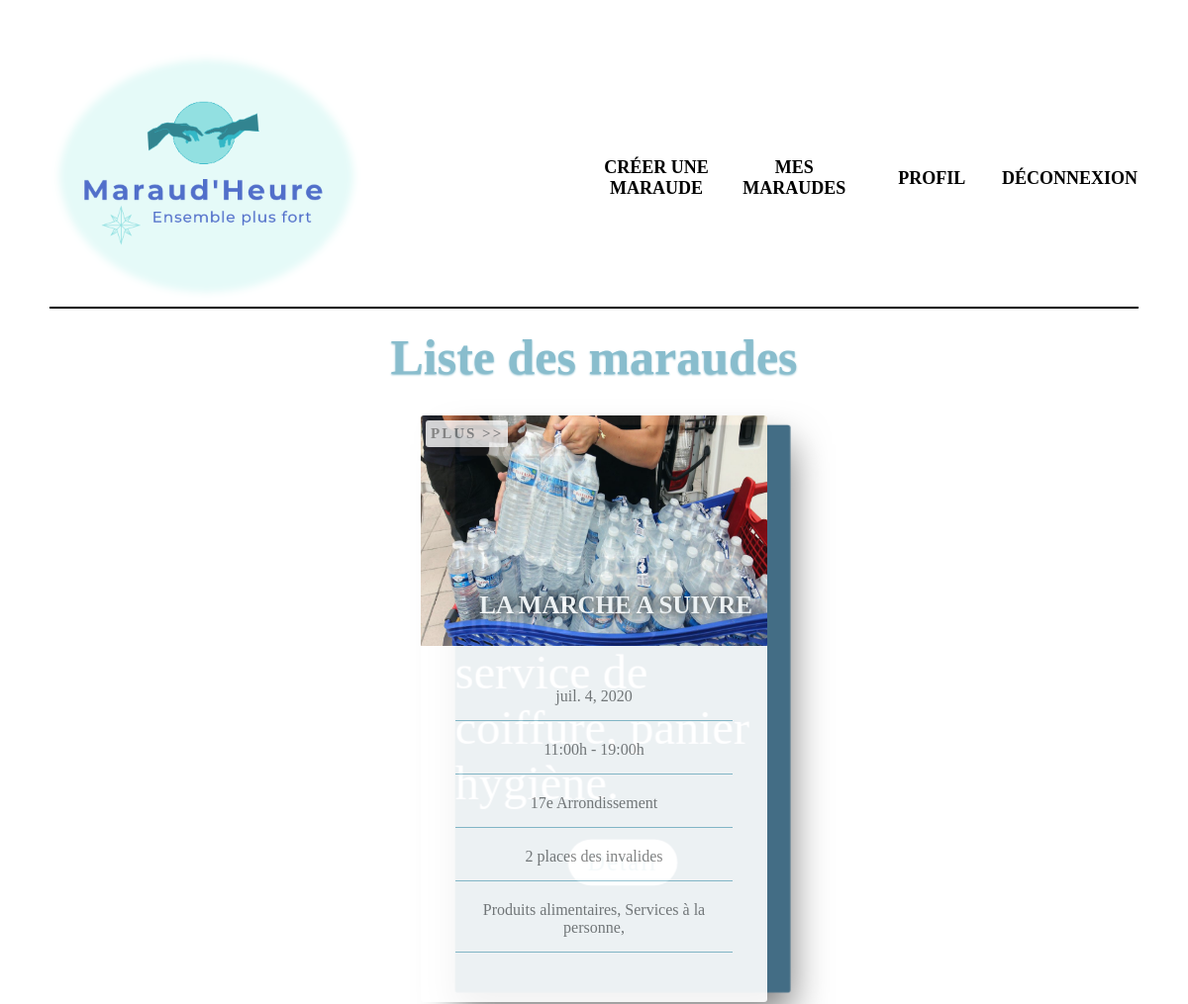
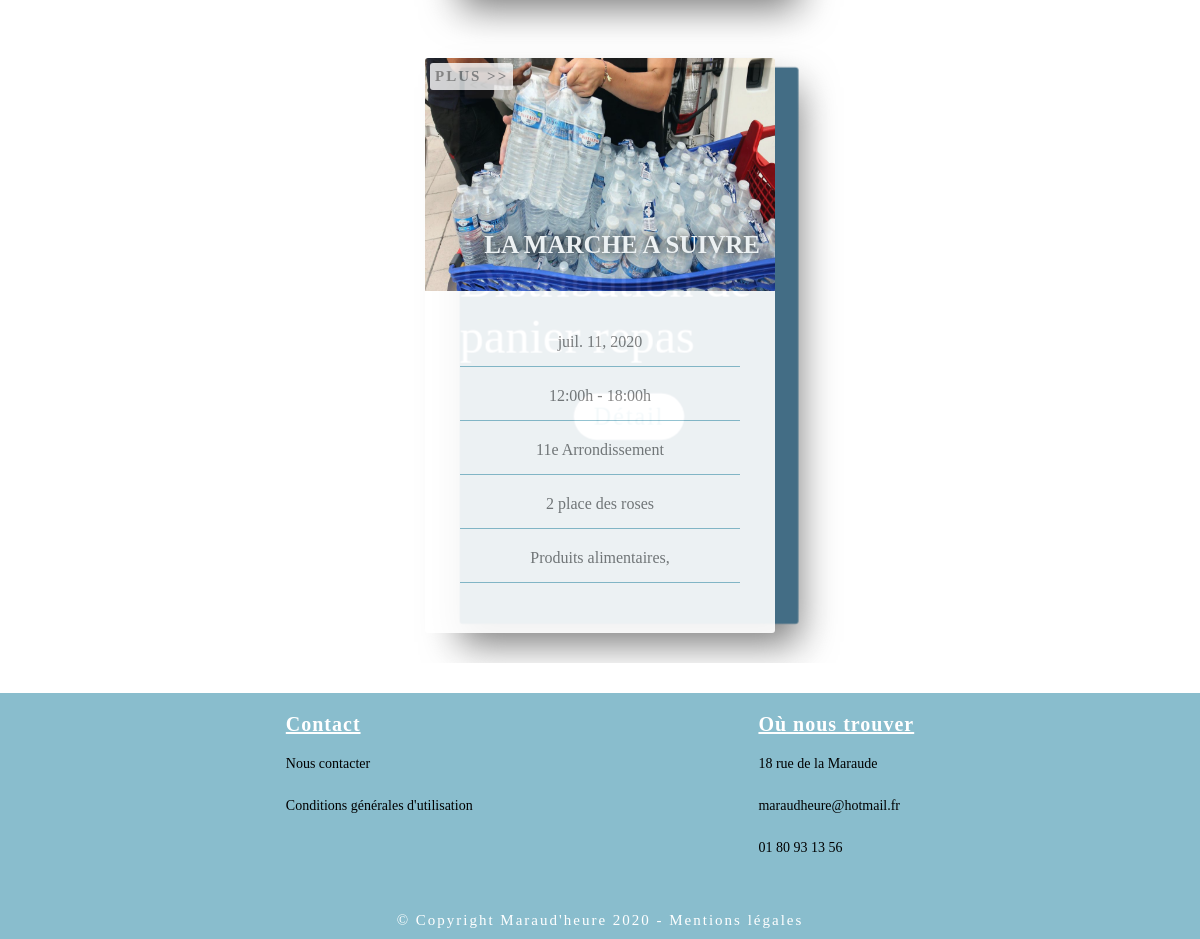
/maraudes/mes_maraudes/64/ (signed in), run on the app's committed database (2 pictures, top to bottom).
### maraude/models.py (models this page shows, shortened)
class Maraude(models.Model):
    date = models.DateField(
        verbose_name = 'Date de maraude',
        )
    description = models.CharField(
        max_length= 2000,
        blank=True,
        null=True
    )
    heure_debut = models.CharField(
        max_length= 7,
        blank=True,
        null=True
    )
    heure_fin = models.CharField(
        max_length= 7,
        blank=True,
        null=True
    )
    adresse = models.CharField(
        max_length= 2000,
        blank=True,
        null=True
    )
    association =  models.ForeignKey(Association,default = "",on_delete=models.CASCADE, related_name='my_maraude')
    arrondissement =  models.ForeignKey(Arrondissement,default = "",on_delete=models.CASCADE,blank=True,
                                  null=True)
    produit = models.ManyToManyField(Product,blank=True, related_name='maraude_product')
    benevole = models.ManyToManyField(Benevole,blank=True, related_name='maraude_benevole')

class Arrondissement(models.Model):
    LIST_ARROND = (
        ('1er Arrondissement', '75101'),
        ('2e Arrondissement', '75102'),
        ('3e Arrondissement', '75103'),
        ('4e Arrondissement', '75104'),
        ('5e Arrondissement', '75105'),
        ('6e Arrondissement', '75106'),
        ('7e Arrondissement', '75107'),
        ('8e Arrondissement', '75108'),
        ('9e Arrondissement', '75109'),
        ('10e Arrondissement', '75110'),
        ('11e Arrondissement', '75111'),
        ('12e Arrondissement', '75112'),
        ('13e Arrondissement', '75113'),
        ('14e Arrondissement', '75114'),
        ('15e Arrondissement', '75115'),
        ('16e Arrondissement', '75116'),
        ('17e Arrondissement', '75117'),
        ('18e Arrondissement', '75118'),
        ('19e Arrondissement', '75119'),
        ('20e Arrondissement', '75120'),
    )
    n_arrondissement = models.CharField(max_length=300, choices=LIST_ARROND, unique=True )
    def __str__(self):
        return str(self.n_arrondissement )

class Product(models.Model):
    SERVICES = (
        ('Vetements', 'vetement'),
        ('Produits alimentaires', 'nourriture'),
        ('Services à la personne', 'service'),
        ('Boissons', 'boisson'),
        ('Dialogues', 'discussion'),
        ('Soins', 'soin'),
        ('Activités', 'activité'),
        ('Sensibilisation', 'sensibilisation'),
    )
    distribution = models.CharField(max_length=1500, choices=SERVICES, unique=True )
    def __str__(self):
        return str(self.distribution )

### users/models.py (models this page shows)
class Association(User):
    role = models.ForeignKey(Role, null=True, on_delete=models.CASCADE)
    image = models.ImageField(
        upload_to=upload_location,
        null=True,
        blank=True,
    )
    num_rna = models.CharField(
        max_length= 50,
        null= True
    )
    nom_association = models.CharField(
        max_length= 200,
        null= True
    )
    siege_social = models.CharField(
        max_length= 1500,
        null= True
    )
    activite = models.CharField(
        max_length= 1500,
        blank=True,
        null=True
    )
    description = models.CharField(
        max_length= 5000,
        blank=True,
        null=True
    )
    date_creation = models.DateField(
        blank=True,
        null=True
    )
    phone_number = models.CharField(
        max_length= 10,
        blank=True,
        null=True
    )
    def __str__(self):
        return self.nom_association
    class Meta:
        verbose_name = 'Association'

### maraude/views/display_maraude.py (the view)
def my_maraudes(request, pk=None):
    connected_user = request.user
    print("ID :",connected_user.id)
    association = Association.objects.get(id=connected_user.id)
    if association and connected_user:
        my_maraudes = association.my_maraude.all()
        context = {
            "my_maraudes": my_maraudes,
        }
    return render(request, 'association_mes_maraudes.html', context)

### users/email_login.py (called while the page is built)
    def get_user(self, user_id):
        try:
            return User.objects.get(pk=user_id)
        except User.DoesNotExist:
            return None

### users/models.py (called while the page is built)
    def __str__(self):
        return self.role_name

### maraude/templates/association_mes_maraudes.html (shortened to what this page needs)
{% extends 'theme.html' %}
{% load static %}
{% block css %}
    <link rel="stylesheet" href="{% static 'css/mes_maraudes.css' %}">
{% endblock %}
{% block content %}
<div class="content-creation-wrapper">
    <section class="maraude-tours">
        <h1 class="maraude-tours-heading">Liste des maraudes</h1>
        <div class="maraude-wrapper">
            {% for maraudes in my_maraudes %}
            <div class="maraude mr-5">
                <div class="front-side">
                    <img
                    src="{% static 'images/eau.jpg'%}"
                    alt="eau"
                    class="maraude-image"
                    />
                    <h1 class="maraude-name"> {{ maraudes.association }}  </h1>
                    <ul class="maraude-list">
                        <li class="maraude-list-item">{{ maraudes.date }}</li>
                        <li class="maraude-list-item">{{ maraudes.heure_debut }}h - {{ maraudes.heure_fin }}h</li>
                        <li class="maraude-list-item">{{ maraudes.arrondissement }}</li>
                        <li class="maraude-list-item">{{ maraudes.adresse }}</li>
                        <li class="maraude-list-item">
                        {% for items in maraudes.produit.all %}
                            {{items}},
                        {% endfor %}</li>
                    </ul>
                    <button class="navigation-button">
                    Plus &gt;&gt;
                    </button>
                </div>
                <div class="back-side center">
                    <button class="navigation-button">
                    </button>
                    <h3 class="description">{{ maraudes.description }}</h3>
                    <a href="{% url 'my_inscrits' maraudes.id %}" class="maraude-button">Détail</a>
                </div>
            </div>
            {% endfor %}
        </div>
    </section>
</div>
{% endblock content %}

### static/css/core.css (style rules this page uses)
* { margin: 0; padding: 0; font-family: 'Vollkron, serif'; list-style-type: none; text-decoration: none; box-sizing: border-box; outline: none; }
html { font-size: 62.5%; }
:root { --primary-color: #89BDCD; --secondary-color: #436D85; --white-color: #fff; --black-color: #000; --light-grey-color: #777; }
.center { display: flex; justify-content: center; align-items: center; }

### static/css/mes_maraudes.css (style rules this page uses)
* { margin: 0; padding: 0; font-family: 'Vollkron, serif'; list-style-type: none; text-decoration: none; box-sizing: border-box; outline: none; }
html { font-size: 62.5%; }
:root { --primary-color: #89BDCD; --secondary-color: #436D85; --white-color: #fff; --black-color: #000; --light-grey-color: #777; }
.center { display: flex; justify-content: center; align-items: center; }
.maraude-tours { padding: 2rem 0 10rem 0; }
.maraude-tours-heading { font-size: 5rem; text-align: center; margin-bottom: 5rem; color: var(--primary-color); text-shadow: 0 0.1rem 0.2rem var(--primary-color); }
.maraude-wrapper { display: flex; justify-content: space-evenly; }
.maraude { width: 35rem; position: relative; perspective: 150rem; }
.maraude-image { width: 100%; border-radius: 0.3rem 0.3rem 0 0; height: 233px; }
.front-side { text-align: center; background-color: var(--white-color); border-radius: 0.3rem; position: relative; z-index: 10; opacity: 0.9; transition: opacity 0.4s, transform 0.4s, box-shadow 0.4s; }
.maraude-name { font-size: 2.5rem; font-weight: 700; text-transform: uppercase; position: absolute; top: 30%; right: 1.5rem; color: var(--white-color); text-shadow: 0 0 1rem #000; }
.maraude-list { width: 80%; margin: auto; padding: 2rem 0 3rem 0; }
.maraude-list-item { font-size: 1.6rem; font-weight: 500; color: var(--light-grey-color); margin: 2rem 0; border-bottom: 0.1rem solid var(--primary-color); padding-bottom: 1.5rem; }
.back-side { position: absolute; top: 0; background-color: var(--secondary-color); width: 100%; height: 100%; border-radius: 0.3rem; box-shadow: 0 2rem 4rem #777; flex-direction: column; transform: translateZ(-5rem) translateX(3rem); opacity: 5; transition: opacity 0.4s, transform 0.4s, box-shadow 0.4s; }
.description { font-size: 5rem; font-weight: 300; color: var(--white-color); margin-bottom: 3rem; }
.maraude-button { color: var(--primary-color); background-color: var(--white-color); border: none; font-size: 2.5rem; padding: 1rem 2rem; letter-spacing: 0.2rem; border-radius: 5rem; cursor: pointer; }
.navigation-button { position: absolute; top: 0.5rem; left: 0.5rem; padding: 0.5rem; background-color: rgba(255, 255, 255, 0.8); color: var(--light-grey-color); border-radius: 0.3rem; border: none; font-size: 1.5rem; font-weight: 600; text-transform: uppercase; letter-spacing: 0.2rem; cursor: pointer; }
@media (max-width: 1200px) { .maraude-wrapper { flex-direction: column; align-items: center; } }
@media (max-width: 1200px) { .maraude { margin: 3rem 0; } }
@media (max-width: 1200px) { .maraude-tours { padding: 0rem 0 0rem 0; } }
@media (max-width: 1200px) { .maraude-tours-heading { margin-bottom: 0rem; } }

### data on the page
Maraude: association "LA MARCHE A SUIVRE", date "juil. 4, 2020", heure_debut "11:00", heure_fin "19:00", arrondissement "17e Arrondissement", adresse "2 places des invalides"
Product: distribution "Produits alimentaires"
Product: distribution "Services à la personne"
Maraude: association "LA MARCHE A SUIVRE", date "juil. 11, 2020", heure_debut "12:00", heure_fin "18:00", arrondissement "11e Arrondissement", adresse "2 place des roses"
